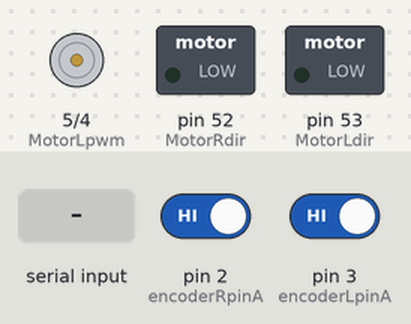
Simulated run of this sketch. Board: Arduino Mega 2560, built with avr-gcc and run on an emulated ATmega2560. Shown: motor-driver pin pairs drawn as motors (green arrow = first pin HIGH = forward, orange = second pin HIGH = backward, longer = more drive), switched loads named in the sketch (green lamp = pin HIGH). The inputs (shaded band) are chosen by the test bench; at power-on: pin 2 (encoderRpinA) HIGH, pin 3 (encoderLpinA) HIGH.

Above: at 1.2 s.
1.3 s: "v90\n" received over Serial
At 1.6 s:
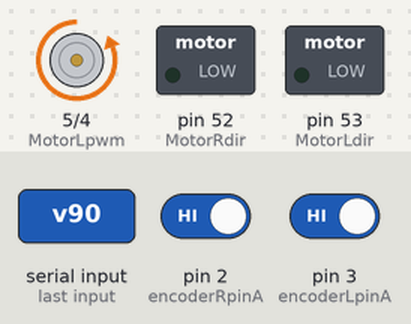
4.3 s: byte 118 ('v') received over Serial
At 5.2 s:
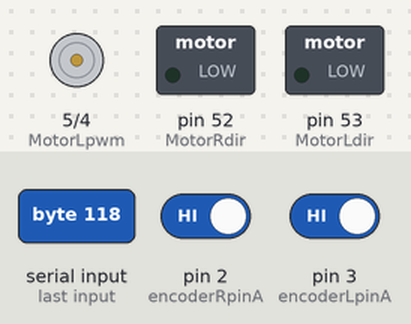
7.3 s: "v 45\n" received over Serial
At 7.58 s:
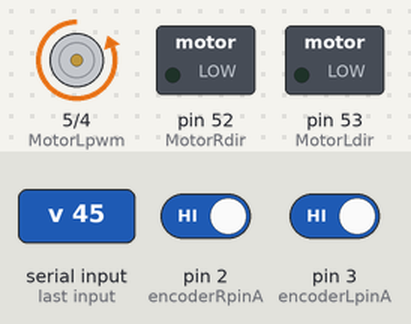
10.3 s: "v\n" received over Serial
Timing chart, 0 to 12.8 s (numbered marks = the images above; inputs shaded):
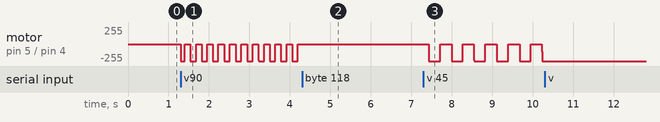

Measured:
- after the input at 1.3 s, motor on pin 5 (MotorLpwm) / pin 4 (MotorRpwm): stopped → backward 255/255 at once, → stopped 0.09 s later, → backward 255/255 0.14 s later, → stopped 0.15 s later, … (23 changes in this stretch)
- after the input at 4.3 s, motor on pin 5 (MotorLpwm) / pin 4 (MotorRpwm): stops changing and stays stopped
- after the input at 7.3 s, motor on pin 5 (MotorLpwm) / pin 4 (MotorRpwm): stopped → backward 255/255 after 0.13 s, → stopped 0.28 s later, → backward 255/255 0.28 s later, → stopped 0.28 s later, … (13 changes in this stretch)
- after the input at 10.3 s, motor on pin 5 (MotorLpwm) / pin 4 (MotorRpwm): stops changing and stays backward 255/255

The sketch:

HCR.ino
```cpp
//Использование выводов
/*
===PWM==============================================================
Моторы
4 ---> правый мотор PWM1 (+ земля)
5 ---> левый мотор PWM2


===DIGITAL==========================================================
Моторы
52 ---> Direction-пин правого мотора DIR1
53 ---> Direction-пин левого мотора DIR2


===ANALOG==========================================================

нет
*/

#include <Metro.h>
#include <PID_v1.h>
#include <Math.h>
#include <TimerOne.h> // http://www.arduino.cc/playground/Code/Timer1
#include <Wire.h>

// #include <Check_times.cpp>


// MegaADK DIGITAL PINS USABLE FOR INTERRUPTS 2, 3, 18, 19, 20, 21
//                                                 I2C pins 20, 21

//Encoder variables

const byte encoderRpinA = 2;                              //A pin -> the interrupt pin (2)
const byte encoderRpinB = 17;                              //B pin -> the digital pin (16)
const byte encoderLpinA = 3;                              //A pin -> the interrupt pin (3)
const byte encoderLpinB = 16;                              //B pin -> the digital pin (17)


//Motor control variables
const int MotorRdir = 52;    //Right motor Direction Control pin
const int MotorLdir = 53;    //Left motor Direction Control pin
const int MotorRpwm = 4;     //Right motor PWM Speed Control pin
const int MotorLpwm = 5;     //Left motor PWM Speed Control pin
bool DirectionR = 0;     //Right Motor Direction
bool DirectionL = 0;     //Left Motor Direction

double LinearVelocity = 0;
double AngularVelocity = 0;
double wheelSpeedR = 0;  // Скорость правого колеса с энкодера
double wheelSpeedL = 0;  // Скорость левого колеса с энкодера
unsigned long wheelImpR = 0; // число импульсов с энкодера правого колеса
unsigned long wheelImpL = 0; // число импульсов с энкодера левого колеса
unsigned long EncodersCounterR = 0; // число импульсов с энкодера правого колеса
unsigned long EncodersCounterL = 0; // число импульсов с энкодера левого колеса

//PID variables
double Kp = 0.4;
double Ki = 10;
double SetSpeedControllerR = 0;
double SetSpeedControllerL = 0;
double actualSpeedR = 0;
double actualSpeedL = 0;
double outputL = 0;
double outputR = 0;
double errorR=0;
double errorL=0;
double integral_left = 0;
double integral_right = 0;

const int Interval=10;
double dT = double(Interval)/1000;           // 10 ms период счета

double SetSpeedR = 0;   //Wish Speed of right motor
double SetSpeedL = 0;   //Wish Speed of left motor

//------------------------------------------------
#include <string.h>
char buffer[10];
double wheelLeftS = 0;
double wheelRightS = 0;
double wheelLeftV = 0;
double wheelRightV = 0;
double maxSpeed = 0.94; // максимальная линейная скорость при скважности 100%, в м/с
double maxSpeedR = 0.67;
double maxSpeedL = 0.94;

bool is_connected = false;
int rightPWM = 0;
int leftPWM = 0;

// HCR parameters
double R = 0.0682; // meters radius
double L = 0.275;  // meters wheel dist


void setup() {
   Init();
}
// ~~~~~~~~~~~~~~~~~~~~~~~~~~~~~ Главный цикл ~~~~~~~~~~~~~~~~~~~~~~~~~~~~~~~~~~~~~
void loop() {
  // --------------- Подсчет информации с энкодеров --------------------
  CalcEncNav();
  // --------------- Чтение уставок по линейной и угловой скорости --------------------
  get_messages_from_Serial();
  // --------------- Расчет ПИД  --------------------
  PI_Controller_Left();
  PI_Controller_Right();
  // --------------- Подача уставок на двигатели  --------------------
  Movement();
  //Movement_noPID(SetSpeedR,SetSpeedL);
  // --------------- Задержка для обновления энкодеров  --------------------
  delay(Interval);
  //delay some certain time for aquiring pulse from encoder
 }
 //loop ~~~~~~~~~~~~~~~~~~~~~~~~~~~~~~~~~~~~~~~~~~~~~~~~~~~~~~~~~~~~~~~~~~~~~~~~~~~

void Init(){
  Wire.begin();
  Serial.begin(57600);//Initialize the Serial port
  while (!Serial) ; // while the Serial stream is not open, do nothing
  MotorsInit();
  EncoderInit();//Initialize encoder
}

void MotorsInit() { //Initialize motors variables
  DirectionR = LOW;
  DirectionL = LOW;
  SetSpeedR = 0;
  SetSpeedL = 0;

  pinMode(MotorRdir, OUTPUT);
  pinMode(MotorLdir, OUTPUT);
  pinMode(MotorRpwm, OUTPUT);
  pinMode(MotorLpwm, OUTPUT);

  digitalWrite (MotorRdir, DirectionR);
  digitalWrite (MotorLdir, DirectionL);
  analogWrite (MotorRpwm, SetSpeedR);
  analogWrite (MotorLpwm, SetSpeedL);
}
void EncoderInit() { //Initialize encoder interruption

  pinMode(encoderRpinA,INPUT);  // Right weel
  pinMode(encoderRpinB,INPUT);
  pinMode(encoderLpinA,INPUT);  // Left weel
  pinMode(encoderLpinB,INPUT);

  // Привязка прерывания по импульсу энкодера
  attachInterrupt(digitalPinToInterrupt(encoderRpinA), WheelPulseR, RISING ); // вызов процедуры по прерыванию. Параметры: номер прерывания (не ножки), имя процедуры, состояние сигнала
  attachInterrupt(digitalPinToInterrupt(encoderLpinA), WheelPulseL, RISING );  // ЗАМЕНА, была ссылка на DecodeSpeedL

}
void WheelPulseR(){   // Счетчик спиц правого колеса
  wheelImpR ++;
  EncodersCounterR++;
}
void WheelPulseL(){   // Счетчик спиц левого колеса
  wheelImpL ++;
  EncodersCounterL++;
}

void PI_Controller_Left()
{
  errorL = SetSpeedControllerL - actualSpeedL;
  integral_left = integral_left + (errorL*dT);
  outputL = Kp*errorL + Ki*integral_left;

}
void PI_Controller_Right()
{
  //http://robotsforroboticists.com/pid-control/
  errorR = SetSpeedControllerR -  actualSpeedR;
  integral_right = integral_right + (errorR*dT);
  outputR = Kp*errorR + Ki*integral_right;

}
void Movement(){//move
  rightPWM = int(outputR);
  leftPWM = int(outputL);

  //ограничение 13..255
  if (rightPWM >= 255){rightPWM=255;}
  if (rightPWM < 13) {rightPWM = 0;}
  if (leftPWM >= 255){leftPWM=255;}
  if (leftPWM < 13) {leftPWM = 0;}

  analogWrite (MotorRpwm,rightPWM);      //motor1 move forward at speed a
  digitalWrite(MotorRdir,DirectionR);
  analogWrite (MotorLpwm,leftPWM);      //motor2 move forward at speed b
  digitalWrite(MotorLdir,DirectionL);
}
void CalcEncNav()  {
  wheelSpeedR = double(wheelImpR / dT); // число импульсов за сек
  wheelSpeedL = double(wheelImpL / dT); // число импульсов за сек

  // пройденный колесом путь, м
  wheelRightS = ((wheelSpeedR / 663) * 2 * 3.14 *  R) ; // метры L = 2*PI*R*n/N
  wheelLeftS  = ((wheelSpeedL / 663) * 2 * 3.14 *  R); //*

  // линейная скорость колеса
  wheelRightV = wheelRightS/ 1; // mетры за сек
  wheelLeftV  = wheelLeftS / 1;

  // обнулем импульсы
  wheelImpR = 0;
  wheelImpL = 0;

  actualSpeedR= wheelRightV * 255 / maxSpeed;           // обратная связь ПИД-регулятора, м/сек
  actualSpeedL= wheelLeftV * 255 / maxSpeed;

}

void Movement_noPID(double rightVelOut,double leftVelOut){//move
  // Проверка направления вращения
  if (rightVelOut< 0) {rightVelOut = abs(rightVelOut); DirectionR = HIGH;}
  else {DirectionR = LOW;}
  if (leftVelOut < 0) {leftVelOut = abs(leftVelOut);   DirectionL = HIGH;}
  else {DirectionL = LOW;}
  // Переход от метров в сек к ШИМ 0..255
  rightPWM= int(rightVelOut * 255 /maxSpeed); // уставка скорости
  leftPWM = int(leftVelOut * 255 /maxSpeed);
  // Ограничения 13..255
  if (rightPWM < 13) {rightPWM = 0;}
  if (leftPWM < 13) {leftPWM = 0;}
  if (rightPWM >= 255) {rightPWM = 255;}
  if (leftPWM >= 255) {leftPWM = 255;}
  // Подаем на двигатели ШИМ 13..255
  analogWrite (MotorRpwm,rightPWM);      //motor1 move forward at speed a
  digitalWrite(MotorRdir,DirectionR);
  analogWrite (MotorLpwm,leftPWM);      //motor2 move forward at speed b
  digitalWrite(MotorLdir,DirectionL);
}

void get_messages_from_Serial()
{
  if(Serial.available() > 0)
  {
    // The first byte received is the instruction
    int order_received = Serial.read();

    switch(order_received)
    {
      case 'v'://если v, то считываем уставку по скорости
      {
        String line = Serial.readStringUntil('\n');// считываем скорости для левого и правого колеса [40 50]
        line.toCharArray(buffer,10);//переводим в char
        SetSpeedR        = atof(strtok(buffer," "));//разделяем на скорости левого и правого колеса
        SetSpeedL       = atof(strtok(NULL,  " "));
        //определяем напрвление врщения колес по знаку
        if (SetSpeedR < 0) {SetSpeedR = abs(SetSpeedR); DirectionR = true;}
        else {DirectionR = false;}
        if (SetSpeedL < 0) {SetSpeedL = abs(SetSpeedL); DirectionL = true;}
        else {DirectionL = false;}
        SetSpeedControllerR= (SetSpeedR * 255 /maxSpeed); // уставка скорости
        SetSpeedControllerL= (SetSpeedL * 255 /maxSpeed);

        break;
      }
      case 'd'://если d, то печатаем текущие значения
      {
         // определяем знак по направлению вращения
        Serial.print (EncodersCounterR);
        Serial.print (EncodersCounterL);
        Serial.print("c");
        break;
      }
      // Unknown order
      default:

        return;
    }
  }

}
```
